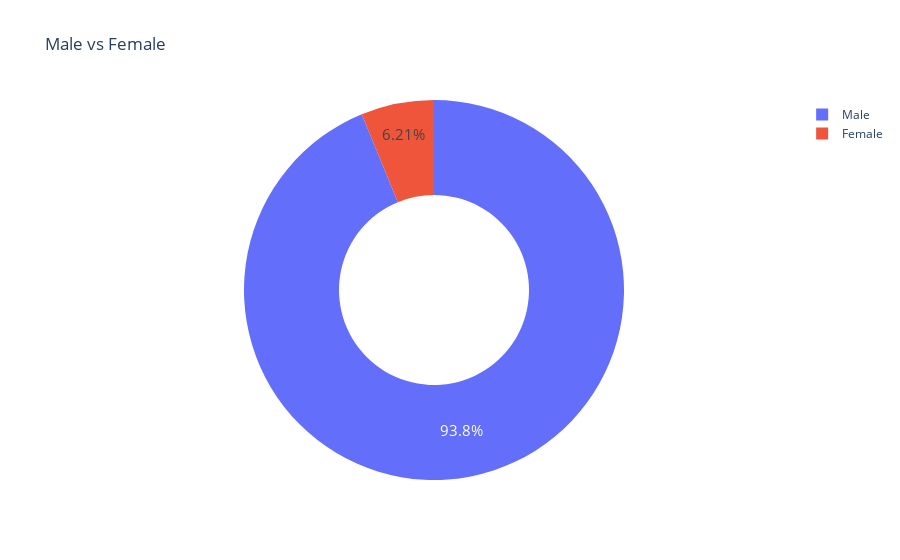

The notebook cell this image was saved under:
### Markdown cell above
**Challenge**: Create a [donut chart using plotly](https://plotly.com/python/pie-charts/) which shows how many prizes went to men compared to how many prizes went to women. What percentage of all the prizes went to women?

### Code cell
bio = df_data.sex.value_counts()
fig = px.pie(labels=bio.index, values=bio.values,title='Male vs Female', names=bio.index,hole=0.5)
fig.update_traces(textposition='inside', textfont_size=15, textinfo='percent')
fig.show()

### Figure 1 — Plotly figure (JSON) as saved in the notebook; plotly's stock layout.template omitted (floating-point values rounded to 4 significant figures)
{"data": [{"domain": {"x": [0, 1], "y": [0, 1]}, "hole": 0.5, "hovertemplate": "label=%{label}<br>value=%{value}<extra></extra>", "labels": ["Male", "Female"], "legendgroup": "", "name": "", "showlegend": true, "textfont": {"size": 15}, "textinfo": "percent", "textposition": "inside", "type": "pie", "values": [876, 58]}], "layout": {"legend": {"tracegroupgap": 0}, "title": {"text": "Male vs Female"}}}
